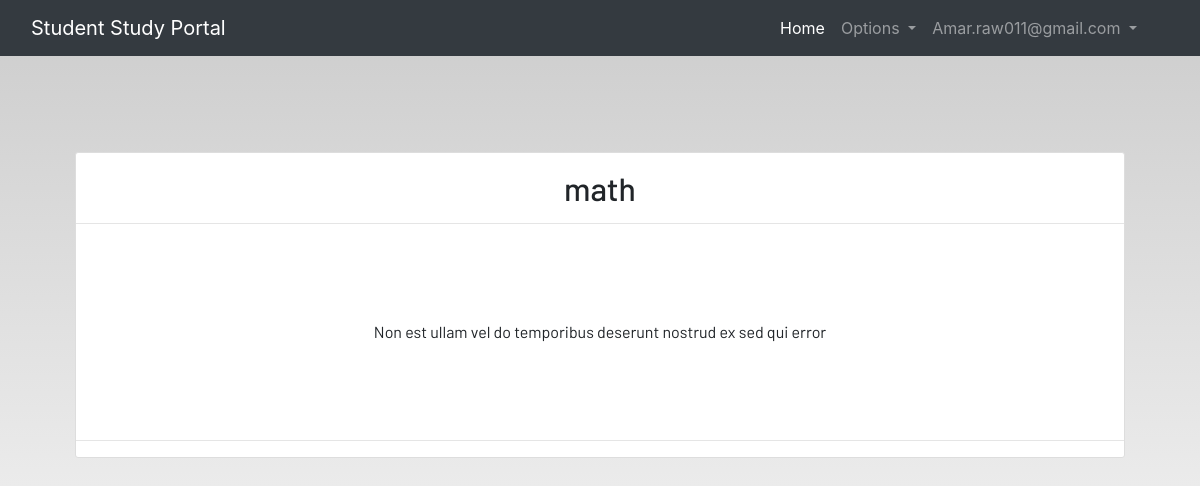
The page /notesdetails/1 (signed in) on the database its author committed.
### dashbord/models.py (models this page shows, shortened)
class Notes(models.Model):
    user = models.ForeignKey(User, on_delete=models.CASCADE)
    title = models.CharField(max_length=200)
    descriptions = models.TextField()

### dashbord/views.py (the view)
# urls.py: path("notesdetails/<int:pk>", views.NotesDetailsView.as_view() , name="notesdetails"),
class NotesDetailsView(LoginRequiredMixin,DetailView):
    model = Notes
    template_name = "dashboard/notes_detail.html"

### dashbord/templates/dashboard/notes_detail.html
{% extends 'dashboard/base.html' %}
{% load static %}
{% block content %}
<section class='text-center container'>
    <div class="container">
        <div class="content-section p-0 mt-5">
            <div class="m-3">
                <h2>{{notes.title}}</h2>
            </div>
            <hr class="p-0 m-0">
            <p class="description m-5 p-5">
                {{notes.descriptions}}
            </p>
            <hr>
        </div>
    </div>
</section>
{% endblock content %}

### dashbord/templates/dashboard/base.html (shortened to what this page needs)
<!DOCTYPE html>
{% load static %}
<html lang="en">
<head>
  <link rel="stylesheet" href="https://stackpath.bootstrapcdn.com/bootstrap/4.3.1/css/bootstrap.min.css"
 />
  <link rel="stylesheet" href="https://use.fontawesome.com/releases/v5.7.2/css/all.css"
 />
  <link rel="stylesheet" href="{% static 'css/main.css' %}" />
</head>
<body>
  <header>
    <nav class="navbar navbar-expand-lg navbar-dark bg-dark">
      <div class="container-fluid">
        <a class="navbar-brand" href="{% url 'home' %}">Student Study Portal</a>
        <div class="collapse navbar-collapse justify-content-end" id="navbarSupportedContent">
          <ul class="navbar-nav mb-2 mb-lg-0">
            <li class="nav-item">
              <a class="nav-link active" aria-current="page" href="{% url 'home' %}">Home</a>
            </li>
            <li class="nav-item dropdown">
              <a class="nav-link dropdown-toggle" href="#" id="navbarDropdown" role="button" data-toggle="dropdown"
                aria-haspopup="true" aria-expanded="false">
                Options
              </a>
            </li>
            {% if user.is_authenticated %}
            <li class="nav-item dropdown mr-4">
              <a class="nav-link dropdown-toggle" href="#" id="navbarDropdown" role="button" data-toggle="dropdown"
                aria-haspopup="true" aria-expanded="false">
                {{ user.username|capfirst }}
              </a>
            </li>
            {% endif %}
          </ul>
        </div>
      </div>
    </nav>
  </header>
  <br /><br />
  <main>
    <div class="container">
    {% block content %}
    {% endblock content %}
  </main>
</body>
</html>

### static/css/main.css (style rules this page uses)
html { scroll-behavior: smooth; height: 100%; width: 100%; }
main { font-family: Barlow, Quicksand, Rubik, sans-serif, serif, 'Times New Roman', Times, serif !important; }
a { text-decoration: none !important; color: black; }
html, body { max-width: 100%; overflow-x: hidden; height: 100%; width: 100%; }
body { background: linear-gradient(rgba(0, 0, 0, 0.2), rgba(255, 255, 255, 0.5)); overflow-x: hidden; background-repeat: no-repeat; }
.content-section { background: #ffffff; padding: 10px 20px; border: 1px solid #dddddd; border-radius: 3px; margin-bottom: 20px; }

### rows shown on the page
Notes: title "math", descriptions "Non est ullam vel do temporibus deserunt nostrud ex sed qui error"

### other values the page prints
{{ user.username|capfirst }} "Amar.raw011@gmail.com"
